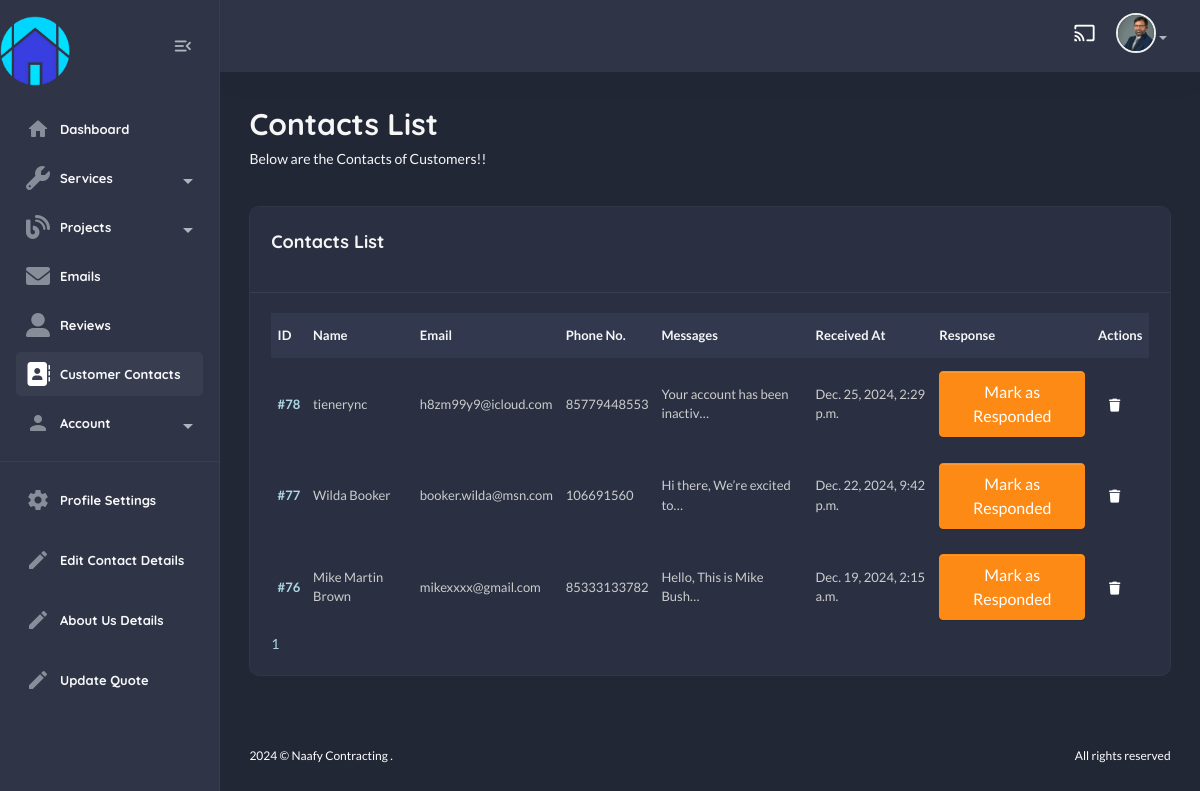
/useradmin/contacts/ (signed in), run on the app's committed database.
### useradmin/models.py (models this page shows, shortened)
class Profile(models.Model):
    user = models.OneToOneField(User, on_delete=models.CASCADE)
    first_name = models.CharField(max_length=255, blank=True, null=True)
    last_name = models.CharField(max_length=255, blank=True, null=True)
    email = models.EmailField(max_length=255, blank=True, null=True)
    bio = models.TextField(default="This is My Bio!")
    address = models.CharField(max_length=255, blank=True, null=True)
    profile_image = models.ImageField(upload_to='profile_images/', blank=True, null=True)
    last_updated = models.DateTimeField(auto_now=True)

### contact/models.py (models this page shows, shortened)
class Contact(models.Model):
    name = models.CharField(max_length=100)
    email = models.EmailField(unique=True)
    phone_no = models.CharField(max_length=20, default="+123 456 7890")
    message = models.TextField()
    submitted_at = models.DateTimeField(auto_now_add=True)
    responded = models.BooleanField(default=False)

### useradmin/views.py (the view)
# urls.py: path("contacts/", views.contact_view, name="contact-list"),
@login_required
def contact_view(request):
    contacts = Contact.objects.all().order_by("-id")
    paginator = Paginator(contacts, 10)
    page_number = request.GET.get("page")
    page_obj = paginator.get_page(page_number)
    return render(request, "useradmin/contact-list.html", {"contacts":page_obj})

### home/context_processors.py (called while the page is built)
def default(request):
    contact_details = ContactDetails.objects.first()
    return {
        "contact_details" : contact_details,
    }

### templates/useradmin/contact-list.html (shortened to what this page needs)
{% extends "useradmin/base.html" %}
    {% load static %}
        {% block content %}
            <section class="content-main">
                <div class="content-header">
                    <div>
                        <h2 class="content-title card-title">Contacts List</h2>
                        <p>Below are the Contacts of Customers!!</p>
                    </div>
                </div>
                <div class="card mb-4">
                    <header class="card-header">
                        <h4 class="card-title">Contacts List</h4>
                    </header>
                    <div class="card-body">
                        <div class="table-responsive">
                            <div class="table-responsive">
                                <table class="table align-middle table-nowrap mb-0">
                                    <thead class="table-light">
                                        <tr>
                                            <th class="align-middle" scope="col">ID</th>
                                            <th class="align-middle" scope="col">Name</th>
                                            <th class="align-middle" scope="col">Email</th>
                                            <th class="align-middle" scope="col">Phone No.</th>
                                            <th class="align-middle" scope="col">Messages</th>
                                            <th class="align-middle" scope="col">Received At</th>
                                            <th class="align-middle" scope="col">Response</th>
                                            <th class="align-middle" scope="col">Actions</th>
                                        </tr>
                                    </thead>
                                    <tbody>
                                        {% for c in contacts %}
                                            <tr>
                                                <td><a href="{% url "useradmin:contact-detail" c.id %}" class="fw-bold">#{{c.id}}</a></td>
                                                <td>{{c.name}}</td>
                                                <td>{{c.email}}</td>
                                                <td>{{c.phone_no}}</td>
                                                <td>{{c.message|truncatechars:30}}</td>
                                                <td>{{c.submitted_at}}</td>
                                                <td>
                                                    {% if c.responded %}
                                                        <span class="badge bg-success">Responded</span>
                                                    {% else %}
                                                        <form method="POST" action="{% url "useradmin:contact-response" c.id %}">
                                                            <button type="submit" class="btn btn-warning">Mark as Responded</button>
                                                        </form>
                                                    {% endif %}
                                                </td>
                                                <td>
                                                    <a href="{% url 'useradmin:delete-contact' c.id %}" class="btn btn-sm d-inline"><i class="fas fa-trash"></i></a>
                                                </td>
                                            </tr>
                                        {% endfor %}
                                    </tbody>
                                </table>
                            </div>
                        </div>
                        {% if contacts %}
                            <div class="row">
                                <div class="col-lg-12">
                                    <div class="blog__pagination">
                                        {% for num in contacts.paginator.page_range %}
                                            {% if contacts.number == num %}
                                                <a href="?page={{ num }}" class="active">{{ num }}</a>
                                            {% else %}
                                                <a href="?page={{ num }}">{{ num }}</a>
                                            {% endif %}
                                        {% endfor %}
                                    </div>
                                </div>
                            </div>
                        {% endif %}
                    </div>
                </div>
            </section>
{% endblock content %}

### templates/useradmin/base.html (shortened to what this page needs)
{% load static %}
<!DOCTYPE html>
<html lang="en">
    <head>
        <link href="{% static 'assets1/css/main.css' %}" rel="stylesheet" type="text/css" />
        <link rel="stylesheet" href="https://use.fontawesome.com/releases/v5.15.4/css/all.css">
        <link rel="stylesheet" href="{% static 'css/custom.css' %}" type="text/css">
        <link rel="stylesheet" href="https://cdnjs.cloudflare.com/ajax/libs/font-awesome/6.0.0/css/all.min.css">
    </head>
    <body class="dark">
        <aside class="navbar-aside" id="offcanvas_aside">
            <div class="d-flex justify-content-center align-items-center">
                <a href="{% url 'home:home' %}" target="_blank" class="brand-wrap">
                    <img src="{% static 'img/logo.png' %}" class="logo mr-100 mt-3" width="70px" alt="Naafy Dashboard" />
                </a>
                <div class="mx-3">
                    <button class="btn btn-icon btn-aside-minimize">
                        <i class="text-muted material-icons md-menu_open"></i>
                    </button>
                </div>
            </div>
            <nav>
                <ul class="menu-aside">
                    <li class="menu-item {% url 'useradmin:dashboard' as dashboard_url %} {% if request.path == dashboard_url %}active{% endif %}">
                        <a class="menu-link" href="{% url 'useradmin:dashboard' %}">
                            <i class="icon material-icons md-home"></i>
                            <span class="text">Dashboard</span>
                        </a>
                    </li>
                    <li class="menu-item has-submenu">
                        <a class="menu-link" href="#">
                            <i class="icon fas fa-wrench"></i>
                            <span class="text">Services</span>
                        </a>
                    </li>
                    <li class="menu-item has-submenu">
                        <a class="menu-link" href="#">
                            <i class="icon fas fa-blog"></i>
                            <span class="text">Projects</span>
                        </a>
                    </li>
                    <li class="menu-item {% url 'useradmin:email-list' as email_list_url %} {% if request.path == email_list_url %}active{% endif %}">
                        <a class="menu-link" href="{% url 'useradmin:email-list' %}">
                            <i class="icon fas fa-envelope"></i>
                            <span class="text">Emails</span>
                        </a>
                    </li>
                    <li class="menu-item {% url 'useradmin:reviews-list' as reviews_list_url %} {% if request.path == reviews_list_url %}active{% endif %}">
                        <a class="menu-link" href="{% url 'useradmin:reviews-list' %}">
                            <i class="icon fas fa-user-alt"></i>
                            <span class="text">Reviews</span>
                        </a>
                    </li>
                    <li class="menu-item {% url 'useradmin:contact-list' as contact_list_url %} {% if request.path == contact_list_url %}active{% endif %}">
                        <a class="menu-link" href="{% url 'useradmin:contact-list' %}">
                            <i class="icon fas fa-address-book"></i>
                            <span class="text">Customer Contacts</span>
                        </a>
                    </li>
                        <li class="menu-item has-submenu">
                            <a class="menu-link">
                                <i class="icon material-icons md-person"></i>
                                <span class="text">Account</span>
                            </a>
                </ul>
                <hr />
                <ul class="menu-aside">
                    <li class="menu-item">
                        <a class="menu-link" href="{% url "useradmin:profile" %}">
                            <i class="icon material-icons md-settings"></i>
                            <span class="text">Profile Settings</span>
                        </a>
                    </li>
                </ul>
                <ul class="menu-aside">
                    <li class="menu-item">
                        <a class="menu-link" href="{% url "useradmin:contact-details" %}">
                            <i class="icon material-icons md-edit"></i>
                            <span class="text">Edit Contact Details</span>
                        </a>
                    </li>
                </ul>
                <ul class="menu-aside">
                    <li class="menu-item">
                        <a class="menu-link" href="{% url "useradmin:about-us" %}">
                            <i class="icon material-icons md-edit"></i>
                            <span class="text">About Us Details</span>
                        </a>
                    </li>
                </ul>
                <ul class="menu-aside">
                    <li class="menu-item">
                        <a class="menu-link" href="{% url "useradmin:quote-view" %}">
                            <i class="icon material-icons md-edit"></i>
                            <span class="text">Update Quote</span>
                        </a>
                    </li>
                </ul>
                <br />
                <br />
            </nav>
        </aside>
        <main class="main-wrap">
            <header class="main-header navbar">
                <div class="col-nav ms-auto">
                    <ul class="nav ms-auto">
                        <li class="nav-item">
                            <a href="#" class="requestfullscreen nav-link btn-icon"><i class="material-icons md-cast"></i></a>
                        </li>
                        <li class="dropdown nav-item">
                            {% if request.user.profile.profile_image %}
                            <a class="dropdown-toggle" data-bs-toggle="dropdown" href="#" id="dropdownAccount" aria-expanded="false"> <img class="img-xs rounded-circle" src="{{request.user.profile.profile_image.url}}" alt="User" /></a>
                            {% endif %}
                        </li>
                    </ul>
                </div>
            </header>
            {% block content %}
            {% endblock content %}
            <footer class="main-footer font-xs">
                <div class="row pb-30 pt-15">
                    <div class="col-sm-6">
                        &copy; Naafy Contracting .
                    </div>
                    <div class="col-sm-6">
                        <div class="text-sm-end">All rights reserved</div>
                    </div>
                </div>
            </footer>
        </main>
    </body>
</html>

### data on the page
Contact: id "78", name "tienerync", email "h8zm99y9@icloud.com", phone_no "85779448553", message "Your account has been inactiv…", submitted_at "Dec. 25, 2024, 2:29 p.m.", responded "Mark as Responded"
Contact: id "77", name "Wilda Booker", email "booker.wilda@msn.com", phone_no "106691560", message "Hi there, We’re excited to…", submitted_at "Dec. 22, 2024, 9:42 p.m.", responded "Mark as Responded"
Contact: id "76", name "Mike Martin Brown", email "mikexxxx@gmail.com", phone_no "85333133782", message "Hello, This is Mike Bush…", submitted_at "Dec. 19, 2024, 2:15 a.m.", responded "Mark as Responded"

### other printed values
{{ num }} "1"
